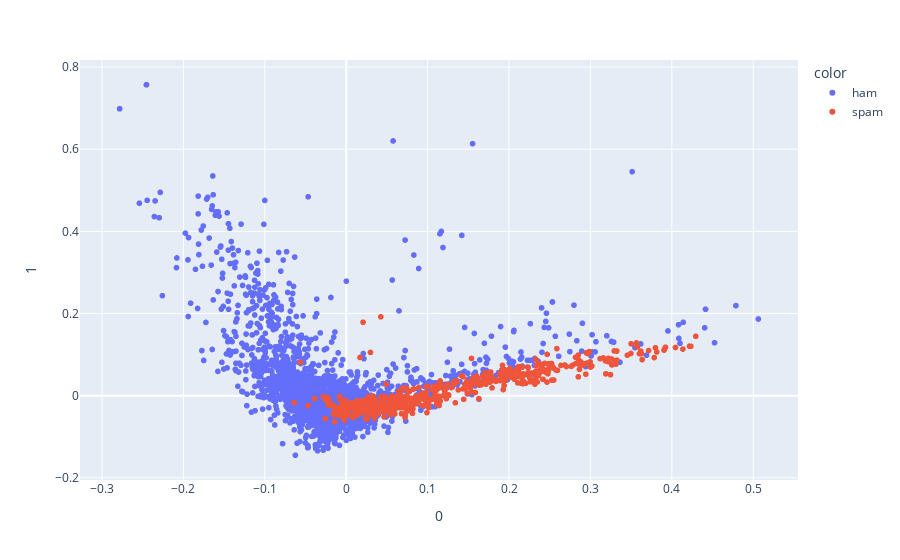

The code cell stored with this chart in its notebook:
### Markdown cell above
### 5.2.b) Visualizing the PCA

### Code cell
pca2 = PCA(n_components=2)

principalComponents2 = pca2.fit_transform(TFIDF.drop('Labels',axis=1))
fig = px.scatter(principalComponents2, x=0, y=1,color = TF["Labels"])
fig.show()

### Figure 1 — Plotly figure (JSON) as saved in the notebook; plotly's stock layout.template omitted (floating-point values rounded to 4 significant figures; data arrays with more than 128 entries replaced by an {"elided": "..."} marker saying what was removed)
{"data": [{"hovertemplate": "color=ham<br>0=%{x}<br>1=%{y}<extra></extra>", "legendgroup": "ham", "marker": {"color": "#636efa", "symbol": "circle"}, "mode": "markers", "name": "ham", "showlegend": true, "type": "scattergl", "x": {"elided": "4518 float values"}, "xaxis": "x", "y": {"elided": "4518 float values"}, "yaxis": "y"}, {"hovertemplate": "color=spam<br>0=%{x}<br>1=%{y}<extra></extra>", "legendgroup": "spam", "marker": {"color": "#EF553B", "symbol": "circle"}, "mode": "markers", "name": "spam", "showlegend": true, "type": "scattergl", "x": {"elided": "653 float values"}, "xaxis": "x", "y": {"elided": "653 float values"}, "yaxis": "y"}], "layout": {"legend": {"title": {"text": "color"}, "tracegroupgap": 0}, "margin": {"t": 60}, "xaxis": {"anchor": "y", "domain": [0, 1], "title": {"text": "0"}}, "yaxis": {"anchor": "x", "domain": [0, 1], "title": {"text": "1"}}}}
